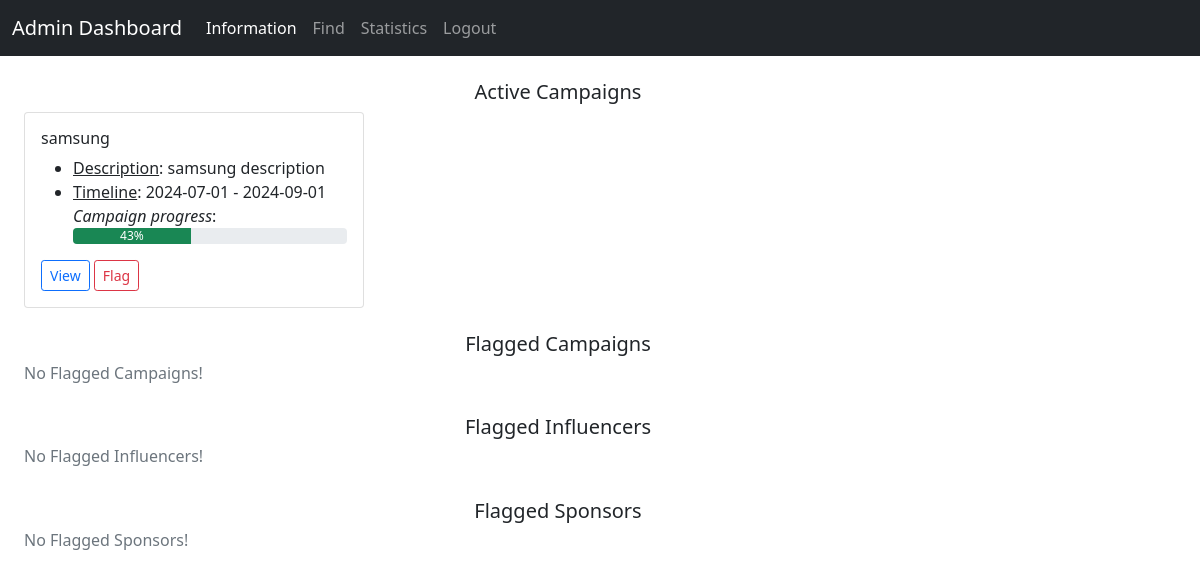
Before: /admin_dashboard with the older database file.
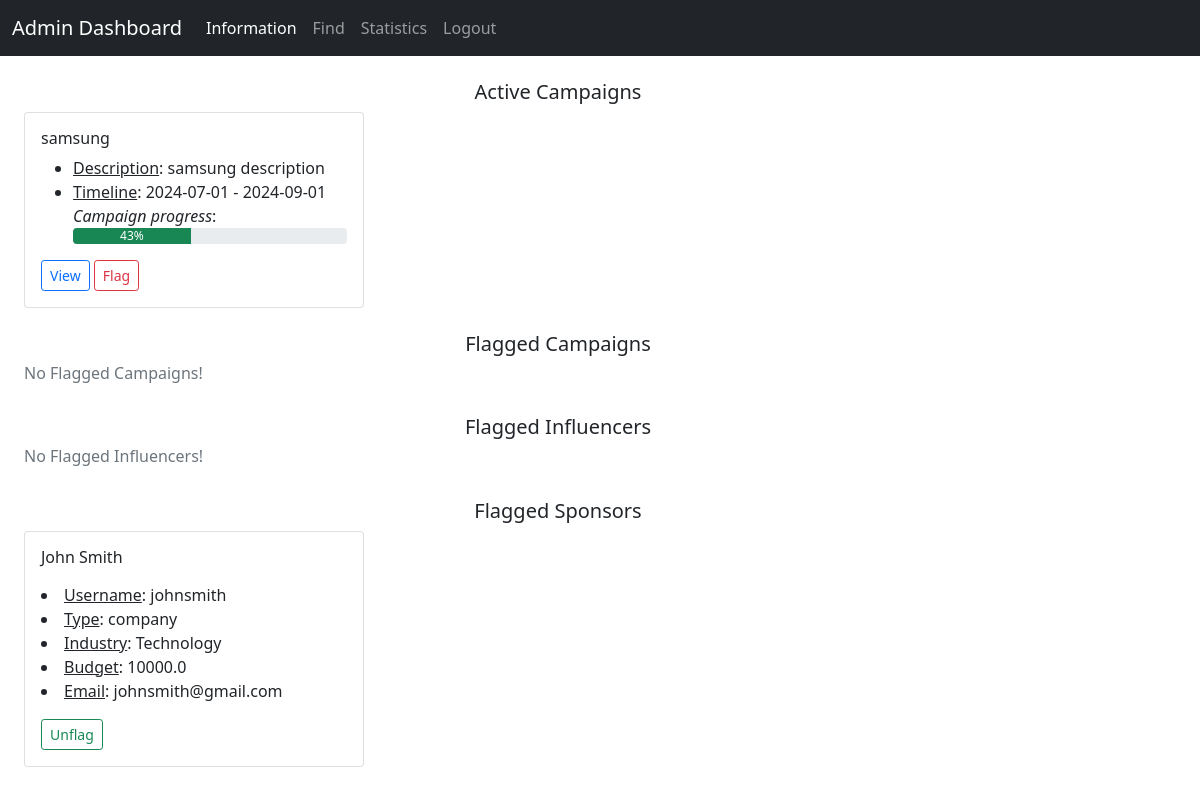
After: the same page with the newer database file.
### backend/models.py (models this page shows)
class Campaign(db.Model):
    __tablename__ = 'campaign'
    id = db.Column(db.Integer, primary_key=True)
    sponsor_id = db.Column(db.Integer, db.ForeignKey('sponsor.id'), nullable=False)
    visibility = db.Column(db.Enum('private', 'public'), default='public', nullable=False)
    title = db.Column(db.String, nullable=False)
    description = db.Column(db.String)
    goal = db.Column(db.String)
    start_date = db.Column(db.Date, nullable=False)
    end_date = db.Column(db.Date, nullable=False)
    budget = db.Column(db.Float, nullable=False)
    flagged = db.Column(db.Boolean, default=False)
    ad_request = db.relationship('Ad_Request', backref='campaign', cascade='all, delete-orphan')

class Sponsor(db.Model):
    __tablename__ = 'sponsor'
    id = db.Column(db.Integer, primary_key=True)
    first_name = db.Column(db.String, nullable=False)         # if it is a company then the first_name denotes the name of the company
    last_name = db.Column(db.String)
    username = db.Column(db.String, unique=True, nullable=False)
    password = db.Column(db.String, nullable=False)
    industry = db.Column(db.String, nullable=False)
    budget = db.Column(db.Float, nullable=False)
    email = db.Column(db.String, unique=True, nullable=False)
    type = db.Column(db.Enum('company', 'individual'), nullable=False)
    flagged = db.Column(db.Boolean, default=False)
    campaign = db.relationship('Campaign', backref='sponsor', cascade='all, delete-orphan')

### backend/controllers.py (the view)
@app.route('/admin_dashboard', methods=['GET', 'POST'])
def admin_dashboard():
    return render_template('admin_dashboard.html', active_campaigns=fetch_active_campaigns(), flagged_campaigns=fetch_flagged_campaigns(),
                           flagged_influencers=fetch_flagged_influencers(), flagged_sponsors=fetch_flagged_sponsors())

### backend/controllers.py (called while the page is built)
def progress(start_date, end_date):
    current_date = datetime.now().date()
    total_duration = (end_date - start_date).days
    elapsed_duration = (current_date - start_date).days
    progress = (elapsed_duration / total_duration) * 100
    return int(min(max(progress, 0), 100))

def fetch_flagged_campaigns():
    campaigns = Campaign.query.filter_by(flagged=True).all()
    flagged_campaigns = {}
    for campaign in campaigns:
        if campaign.id not in flagged_campaigns.keys():
            flagged_campaigns[campaign.id] = {'title': campaign.title, 'description': campaign.description, 'goal': campaign.goal,
                                              'start_date':campaign.start_date, 'end_date': campaign.end_date}
    return flagged_campaigns

def fetch_flagged_influencers():
    influencers = Influencer.query.filter_by(flagged=True).all()
    flagged_influencers = {}
    for influencer in influencers:
        if influencer.id not in flagged_influencers.keys():
            flagged_influencers[influencer.id] = {'fname': influencer.first_name, 'lname': influencer.last_name, 'username': influencer.username,
                                                  'social_accounts': social_accounts(influencer.id), 'niches': Niche(influencer.id)}
    return flagged_influencers

def fetch_flagged_sponsors():
    sponsors = Sponsor.query.filter_by(flagged=True).all()
    flagged_sponsors = {}
    for sponsor in sponsors:
        if sponsor.id not in flagged_sponsors.keys():
            flagged_sponsors[sponsor.id] = {'fname': sponsor.first_name, 'lname': sponsor.last_name, 'username': sponsor.username, 'industry': sponsor.industry,
                                            'budget': sponsor.budget, 'type': sponsor.type, 'email': sponsor.email}
    return flagged_sponsors

### templates/admin_dashboard.html (shortened to what this page needs)
<!DOCTYPE html>
<html lang="en">
<head>
    <link href="https://cdn.jsdelivr.net/npm/bootstrap@5.0.2/dist/css/bootstrap.min.css" rel="stylesheet">
</head>
<body>
    <div id="container">
        <div id="panel">
            <nav class="navbar navbar-expand-lg navbar-dark bg-dark">
                <div class="container-fluid">
                    <label class="navbar-brand">Admin Dashboard</label>
                    <div class="collapse navbar-collapse" id="navbarNavAltMarkup">
                        <div class="navbar-nav">
                            <a class="nav-link active" aria-current="page" href="/admin_dashboard">Information</a>
                            <a class="nav-link" href="/admin_find">Find</a>
                            <a class="nav-link" href="#">Statistics</a>
                            <a class="nav-link" href="#">Logout</a>
                        </div>
                    </div>
                </div>
            </nav>
        </div>
        <div class="container row">
            <h5 class="text-center"><br>Active Campaigns</h5>
            {% if active_campaigns %}
                {% for key,value in active_campaigns.items() %}
                    <div class="col-sm-4">
                        <div class="card">
                            <div class="card-body">
                                <h6 class="card-title">{{ value.title }}</h6>
                                <ul class="card-text">
                                    <li><u>Description</u>: {{ value.description }}</li>
                                    <li><u>Timeline</u>: {{ value.start_date }} - {{ value.end_date }}</li>
                                    <i>Campaign progress</i>:
                                    <div class="progress">
                                        <div class="progress-bar bg-success" role="progressbar" style="width: {{ value.progress }}%;" aria-valuenow="{{ value.progress }}" aria-valuemin="0" aria-valuemax="100">{{ value.progress }}%</div>
                                    </div>
                                </ul>
                                <a href="/campaign_details/{{ key }}" class="btn btn-outline-primary btn-sm">View</a>
                                <a href="/flag_campaign/{{ key }}" class="btn btn-outline-danger btn-sm">Flag</a>
                            </div>
                        </div>
                    </div>
                {% endfor %}
            {% else %}
                <h6 class="text-secondary">No Active Campaigns!</h6>
            {% endif %}
        </div>
        <div class="container row">
            <h5 class="text-center"><br>Flagged Campaigns</h5>
            {% if flagged_campaigns %}
                {% for key,value in flagged_campaigns %}
                    <div class="col-sm-4">
                        <div class="card">
                            <div class="card-body">
                                <h6 class="card-title"> {{ value.title }} </h6>
                                <ul class="card-text">
                                    <li><u>Description</u>: {{ value.description }}</li>
                                    <li><u>Goal</u>: {{ value.goal }}</li>
                                    <li><u>Timeline</u>: {{ value.start_date }} - {{ value.end_date }}</li>
                                </u;>
                                <a href="/campaign_details/{{ key }}" class="btn btn-outline-primary btn-sm">View</a>
                                <a href="/unflag_campaign/{{ key }}" class="btn btn-outline-success btn-sm">Unflag</a>
                            </div>
                        </div>
                    </div>
                {% endfor %}
            {% else %}
                <h6 class="text-secondary">No Flagged Campaigns!</h6>
            {% endif %}
        </div>
        <div class="container row">
            <h5 class="text-center"><br>Flagged Influencers</h5>
            {% if flagged_influencers %}
                {% for key, value in flagged_influencers %}
                    <div class="col-sm-4">
                        <div class="card">
                            <div class="card-body">
                                <h6 class="card-title"> {{ value.fname }} {{ value.lname }} </h6>
                                <ul class="card-text">
                                    <li><u>Username</u>: {{ value.username }}</li>
                                    <li><u>Associated Accounts:</u></li>
                                    {% for account, info in value.social_accounts.items() %}
                                        <li>
                                            {{ account }}:
                                            <ul>
                                                <li><u>Followers count</u>: {{ info.followers }}</li>
                                                <li><u>Profile Link</u>: <a href="{{ info.profile_link }}" target="_blank">{{ info.profile_link }}</a></li>
                                            </ul>
                                        </li>
                                    {% endfor %}
                                    <li><u>Niches of Influencer</u>:</li>
                                    <ul>
                                        {% for niche in value.niches %}
                                            <li>{{ niche }}</li>
                                        {% endfor %}
                                    </ul>
                                </ul>
                                <a href="/unflag_influencer/{{ key }}" class="btn btn-outline-success btn-sm">Unflag</a>
                            </div>
                        </div>
                    </div>
                {% endfor %}
            {% else %}
                <h6 class="text-secondary">No Flagged Influencers!</h6>
            {% endif %}
        </div>
        <div class="container row">
            <h5 class="text-center"><br>Flagged Sponsors</h5>
            {% if flagged_sponsors %}
                {% for key, value in flagged_sponsors.items() %}
                    <div class="col-sm-4">
                        <div class="card">
                            <div class="card-body">
                                <h6 class="card-title"> {{ value.fname }} {{ value.lname }} </h6>
                                <p class="card-text">
                                    <li><u>Username</u>: {{ value.username }} </li>
                                    <li><u>Type</u>: {{ value.type }} </li>
                                    <li><u>Industry</u>: {{ value.industry }} </li>
                                    <li><u>Budget</u>: {{ value.budget }} </li>
                                    <li><u>Email</u>: {{ value.email }} </li>
                                </p>
                                <a href="/unflag_sponsor/{{ key }}" class="btn btn-outline-success btn-sm">Unflag</a>
                            </div>
                        </div>
                    </div>
                {% endfor %}
            {% else %}
                <h6 class="text-secondary">No Flagged Sponsors!</h6>
            {% endif %}
        </div>
    </div>
</body>
</html>

Changed rows visible on the page:
now on this page (row edited): Sponsor: fname "John", lname "Smith", username "johnsmith", type "company", industry "Technology", budget "10000.0", email "johnsmith@gmail.com"
Other visible differences:
text no longer shown: "No Flagged Sponsors!"
